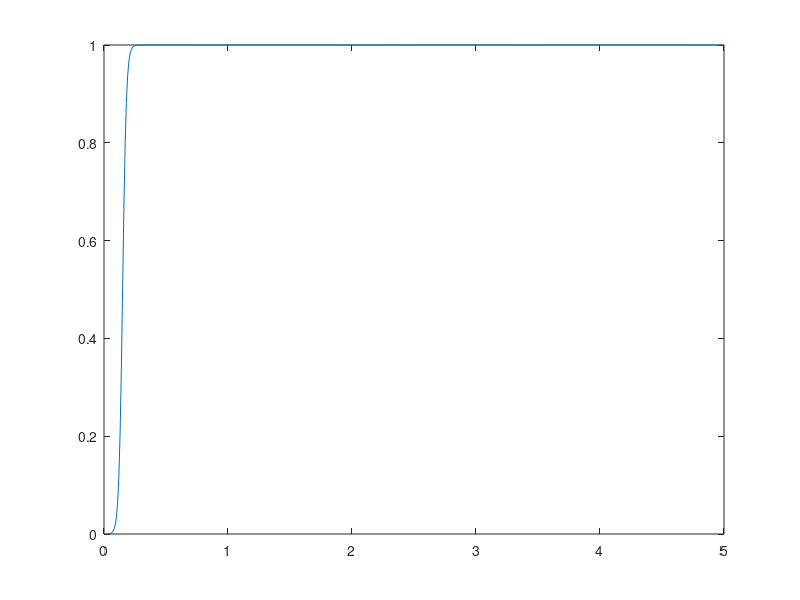

MATLAB code for this plot:
dt = 0.01 ;
n_t = 500 ;
t_max = n_t*dt ;
t = [dt:dt:t_max] ;


t_high = dt*15 ; 
t_width =  dt*3 ;

mask = 1 - 0.5*(1-tanh((t - t_high)/t_width));
plot(t, mask) ;



